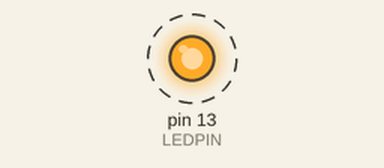
This sketch was run on a simulated Arduino Uno, built with avr-gcc and run on an emulated ATmega328P. Parts: output pins drawn as LEDs (lit = HIGH). Dashed ring = blinking.

Above: at 0.1 s.
Timing chart, 0 to 3.0 s (numbered marks = the images above):
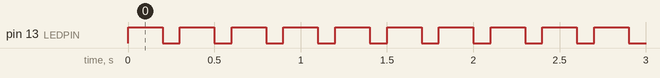

Measured:
- by itself, pin 13 (LEDPIN): alternates HIGH for 0.20 s and LOW for 0.10 s

The sketch:

BlinkSOS.ino
```cpp
#define LEDPIN 13

void setup () {

 pinMode(LEDPIN,OUTPUT);

}

void loop() {

  digitalWrite(LEDPIN,HIGH);
  delay(200);
  digitalWrite(LEDPIN,LOW);
  delay(100);

}
```
